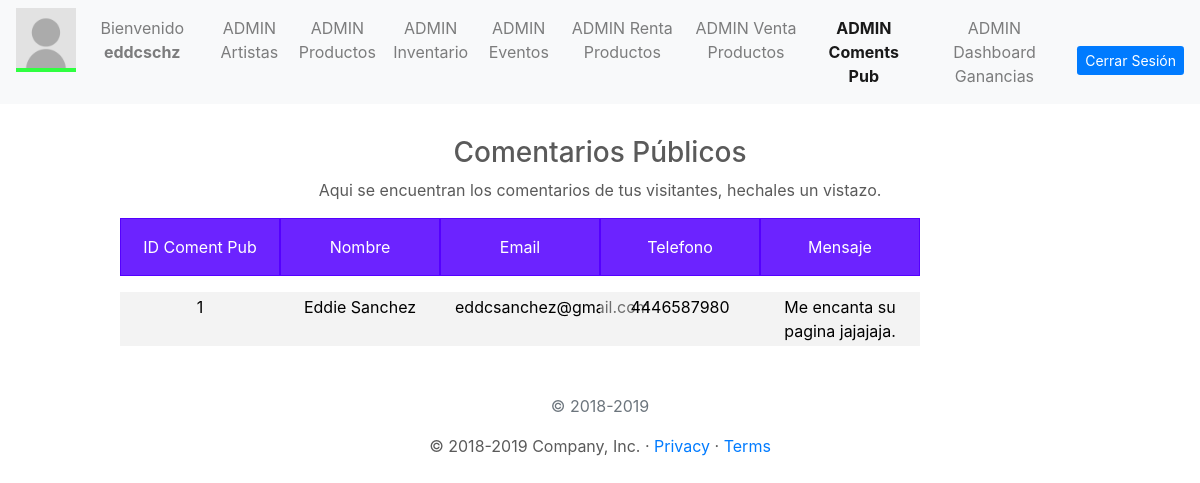
The app's page /UserAdmin/AdminComents.php (signed in) with its own data.
### tables this page shows
CREATE TABLE `comentpub` (
  `idComentPub` int(11) NOT NULL,
  `nombre` varchar(200) NOT NULL,
  `email` varchar(100) NOT NULL,
  `telefono` varchar(15) NOT NULL,
  `mensaje` varchar(300) NOT NULL
);

### PHP/DBConexion.php (called while the page is built, shortened)
<?php
class User
{
    private $db;
    public function __construct($host, $port, $dbname, $dbuser, $password) {
        $dsn = "mysql:host=$host; dbname=$dbname;";
        try{
            $this->db = new PDO($dsn, $dbuser, $password);
            $this->db->setAttribute(PDO::ATTR_ERRMODE,PDO::ERRMODE_EXCEPTION);
        }
        catch(PDOException $ex)
        {
            echo 'Error en conexión con la conecion a la BD' . $ex.getMessage();
            die();
        }
    }
    public function consultComentsPub(){
        try {
            $sql = "SELECT * FROM `comentPub`";
            $coments = $this->db->prepare($sql);
            $coments->execute();
            $table = $coments;
            return $table;
        }
        catch (PDOException $ex) {
            echo "Error al obtener la tabla de comentarios publicos" . $ex->getMessage();
        }
    }
}

### PHP/ConsultComentsPub.php (called while the page is built)
<?php
include 'DBconexion.php';
$consult = new User("localhost", "", "dbcirculomusical", "root", "");
$consultCP = $consult->consultComentsPub();
?>

### UserAdmin/AdminComents.php (the view, shortened to what this page needs)
<?php
    include '../PHP/ConsultComentsPub.php';
?>
  <!doctype html>
  <html lang="en">
  <head>
    <link href="../bootstrap/dist/css/bootstrap.min.css" rel="stylesheet">
    <link href="adminStyle.css" rel="stylesheet">
    <link href="grid.css" rel="stylesheet">
  </head>
  <body class="text-center">
    <nav class="navbar navbar-expand-md navbar-light bg-light">
      <div class="collapse navbar-collapse" id="navbarCollapse">
        <ul class="navbar-nav mr-auto">
          <li>
            <img src="../resources/userImage.jpg">
          </li>
          <li class="nav-item">
            <p class="nav-link nameUser">
              <?php
                    echo "Bienvenido ". "<b>{$_SESSION['loginuser']}</b>";
                ?>
            </p>
          </li>
          <li class="nav-item">
            <a class="nav-link" href="../UserAdmin/AdminArtist.php">ADMIN Artistas</a>
          </li>
          <li class="nav-item ">
            <a class="nav-link" href="../UserAdmin/AdminProducts.php">ADMIN Productos</a>
          </li>
          <li class="nav-item ">
            <a class="nav-link" href="../UserAdmin/AdminInvent.php">ADMIN Inventario</a>
          </li>
          <li class="nav-item ">
            <a class="nav-link" href="../UserAdmin/AdminEvents.php">ADMIN Eventos</a>
          </li>
          <li class="nav-item ">
            <a class="nav-link" href="../UserAdmin/AdminRenta.php">ADMIN Renta Productos</a>
          </li>
          <li class="nav-item ">
            <a class="nav-link" href="../UserAdmin/AdminVenta.php">ADMIN Venta Productos</a>
          </li>
          <li class="nav-item active font-weight-bold">
            <a class="nav-link" href="../UserAdmin/AdminComents.php">ADMIN Coments Pub</a>
          </li>
          <li class="nav-item ">
            <a class="nav-link" href="../UserAdmin/AdminDashboard.php">ADMIN Dashboard Ganancias</a>
          </li>
        </ul>
        <a class="btn btn-sm  btn-primary btnLogin" href="../PHP/DBCloseConexion.php">Cerrar Sesión</a>
      </div>
    </nav>
    <div class="table-consult">
      <h3>Comentarios Públicos</h3>
      <p>Aqui se encuentran los comentarios de tus visitantes, hechales un vistazo.</p>
      <div class="row">
        <div class="col-2 headerTableA">ID Coment Pub</div>
        <div class="col-2 headerTableA">Nombre</div>
        <div class="col-2 headerTableA">Email</div>
        <div class="col-2 headerTableA">Telefono</div>
        <div class="col-2 headerTableA">Mensaje</div>
      </div>
      <?php
      while($cp = $consultCP->fetch(PDO::FETCH_ASSOC))
      {
        echo '<div class="row"> <div class="col-2">'.$cp['idComentPub'].'</div> <div class="col-2">'.$cp['nombre'].'</div> <div class="col-2">'.$cp['email'].'</div> <div class="col-2">'.$cp['telefono'].'</div> <div class="col-2">'.$cp['mensaje'].'</div> </div>';
      }
    ?>
        <p class="mt-5 mb-3 text-muted">&copy; 2018-2019</p>
    </div>
    <main role="main">
      <footer class="container">
        <p>&copy; 2018-2019 Company, Inc. &middot;
          <a href="#">Privacy</a> &middot;
          <a href="#">Terms</a>
        </p>
      </footer>
    </main>
  </body>
  </html>

### UserAdmin/adminStyle.css (style rules this page uses)
.navbar img { height: 4rem; border-bottom: 0.3rem solid rgb(47, 255, 64); }
body { color: #5a5a5a; }
.nameUser { margin: 0 1rem; }
.btn { margin-top: 1rem; }
.btnSignup, .btnLogin { border: none; margin-left: 0.5rem; }

### UserAdmin/grid.css (style rules this page uses)
.table-consult { width: 100%; }
h3 { margin-top: 2rem; }
.row { width: 80%; margin: 0 auto; margin-bottom: 1rem; }
[class*="col-"] { color:white; padding-top: 0.2rem; padding-bottom: 0.2rem; background-color: rgba(230, 230, 230, 0.479); border: rgba(230, 230, 230, 0.479); color: black; }
.headerTableA { background-color: rgba(85, 0, 255, 0.863); border: 1px solid #5400FF; color:white; padding-top: 1rem; padding-bottom: 1rem; }

### records on screen
comentpub: idComentPub "1", nombre "Eddie Sanchez", email "eddcsanchez@gmail.com", telefono "4446587980", mensaje "Me encanta su pagina jajajaja."

### other values on screen
$_SESSION['loginuser'] "eddcschz"
